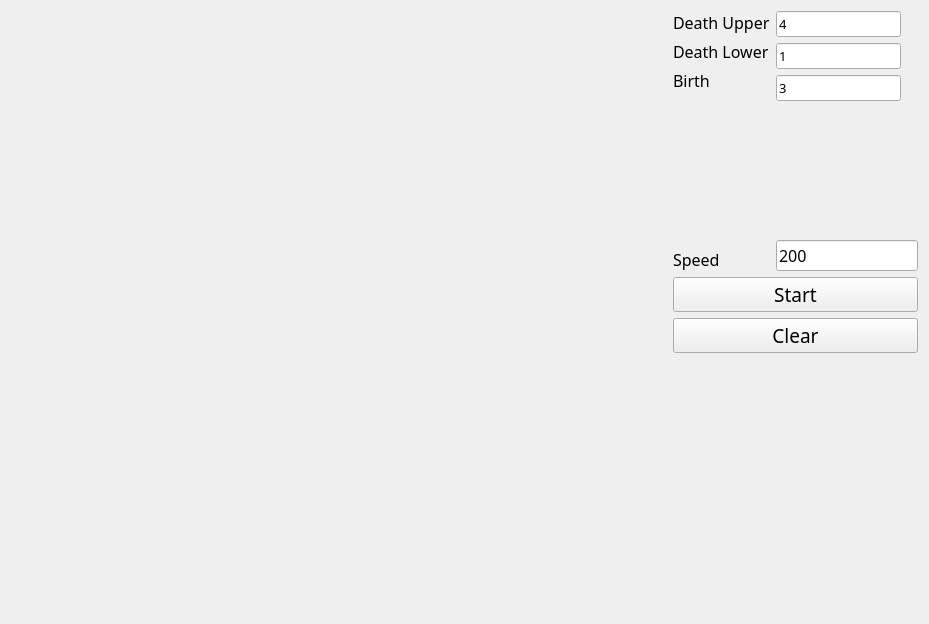
<?xml version="1.0" encoding="UTF-8"?>
<ui version="4.0">
 <class>Widget</class>
 <widget class="QWidget" name="Widget">
  <property name="geometry">
   <rect>
    <x>0</x>
    <y>0</y>
    <width>929</width>
    <height>624</height>
   </rect>
  </property>
  <property name="windowTitle">
   <string>Widget</string>
  </property>
  <property name="layoutDirection">
   <enum>Qt::LeftToRight</enum>
  </property>
  <layout class="QHBoxLayout" name="horizontalLayout_2">
   <item>
    <layout class="QHBoxLayout" name="horizontalLayoutMain">
     <property name="sizeConstraint">
      <enum>QLayout::SetDefaultConstraint</enum>
     </property>
     <item>
      <widget class="MyWidget" name="widget" native="true">
       <property name="sizePolicy">
        <sizepolicy hsizetype="Expanding" vsizetype="Expanding">
         <horstretch>0</horstretch>
         <verstretch>0</verstretch>
        </sizepolicy>
       </property>
       <property name="minimumSize">
        <size>
         <width>600</width>
         <height>600</height>
        </size>
       </property>
      </widget>
     </item>
     <item>
      <layout class="QVBoxLayout" name="verticalLayout3">
       <item>
        <layout class="QHBoxLayout" name="horizontalLayout1">
         <item>
          <layout class="QVBoxLayout" name="verticalLayout1">
           <item>
            <widget class="QLabel" name="labelDeathUp">
             <property name="font">
              <font>
               <family>微软雅黑</family>
               <pointsize>12</pointsize>
               <weight>50</weight>
               <bold>false</bold>
              </font>
             </property>
             <property name="text">
              <string>Death Upper</string>
             </property>
            </widget>
           </item>
           <item>
            <widget class="QLabel" name="labelDeathLow">
             <property name="font">
              <font>
               <family>微软雅黑</family>
               <pointsize>12</pointsize>
              </font>
             </property>
             <property name="text">
              <string>Death Lower</string>
             </property>
            </widget>
           </item>
           <item>
            <widget class="QLabel" name="labelBirth">
             <property name="font">
              <font>
               <family>微软雅黑</family>
               <pointsize>12</pointsize>
              </font>
             </property>
             <property name="text">
              <string>Birth</string>
             </property>
            </widget>
           </item>
           <item>
            <spacer name="verticalSpacer1">
             <property name="orientation">
              <enum>Qt::Vertical</enum>
             </property>
             <property name="sizeType">
              <enum>QSizePolicy::Expanding</enum>
             </property>
             <property name="sizeHint" stdset="0">
              <size>
               <width>20</width>
               <height>40</height>
              </size>
             </property>
            </spacer>
           </item>
           <item>
            <widget class="QLabel" name="labelSpeed">
             <property name="font">
              <font>
               <family>微软雅黑</family>
               <pointsize>12</pointsize>
              </font>
             </property>
             <property name="text">
              <string>Speed</string>
             </property>
            </widget>
           </item>
          </layout>
         </item>
         <item>
          <layout class="QVBoxLayout" name="verticalLayout2">
           <item>
            <widget class="QLineEdit" name="lineEditDeathUp">
             <property name="enabled">
              <bool>true</bool>
             </property>
             <property name="sizePolicy">
              <sizepolicy hsizetype="Fixed" vsizetype="Fixed">
               <horstretch>0</horstretch>
               <verstretch>0</verstretch>
              </sizepolicy>
             </property>
             <property name="font">
              <font>
               <family>微软雅黑</family>
               <pointsize>10</pointsize>
              </font>
             </property>
             <property name="text">
              <string>4</string>
             </property>
            </widget>
           </item>
           <item>
            <widget class="QLineEdit" name="lineEditDeathLow">
             <property name="sizePolicy">
              <sizepolicy hsizetype="Fixed" vsizetype="Fixed">
               <horstretch>0</horstretch>
               <verstretch>0</verstretch>
              </sizepolicy>
             </property>
             <property name="font">
              <font>
               <family>微软雅黑</family>
               <pointsize>10</pointsize>
              </font>
             </property>
             <property name="text">
              <string>1</string>
             </property>
            </widget>
           </item>
           <item>
            <widget class="QLineEdit" name="lineEditBirth">
             <property name="sizePolicy">
              <sizepolicy hsizetype="Fixed" vsizetype="Fixed">
               <horstretch>0</horstretch>
               <verstretch>0</verstretch>
              </sizepolicy>
             </property>
             <property name="font">
              <font>
               <family>微软雅黑</family>
               <pointsize>10</pointsize>
              </font>
             </property>
             <property name="text">
              <string>3</string>
             </property>
            </widget>
           </item>
           <item>
            <spacer name="verticalSpacer2">
             <property name="orientation">
              <enum>Qt::Vertical</enum>
             </property>
             <property name="sizeType">
              <enum>QSizePolicy::Expanding</enum>
             </property>
             <property name="sizeHint" stdset="0">
              <size>
               <width>20</width>
               <height>40</height>
              </size>
             </property>
            </spacer>
           </item>
           <item>
            <widget class="QLineEdit" name="lineEditSpeed">
             <property name="sizePolicy">
              <sizepolicy hsizetype="Fixed" vsizetype="Fixed">
               <horstretch>0</horstretch>
               <verstretch>0</verstretch>
              </sizepolicy>
             </property>
             <property name="font">
              <font>
               <family>微软雅黑</family>
               <pointsize>12</pointsize>
              </font>
             </property>
             <property name="text">
              <string>200</string>
             </property>
            </widget>
           </item>
          </layout>
         </item>
        </layout>
       </item>
       <item>
        <widget class="QPushButton" name="pushButton">
         <property name="font">
          <font>
           <family>微软雅黑</family>
           <pointsize>14</pointsize>
          </font>
         </property>
         <property name="text">
          <string>Start</string>
         </property>
        </widget>
       </item>
       <item>
        <widget class="QPushButton" name="pushButtonClear">
         <property name="font">
          <font>
           <family>微软雅黑</family>
           <pointsize>14</pointsize>
          </font>
         </property>
         <property name="text">
          <string>Clear</string>
         </property>
        </widget>
       </item>
       <item>
        <spacer name="verticalSpacer3">
         <property name="orientation">
          <enum>Qt::Vertical</enum>
         </property>
         <property name="sizeType">
          <enum>QSizePolicy::Expanding</enum>
         </property>
         <property name="sizeHint" stdset="0">
          <size>
           <width>20</width>
           <height>40</height>
          </size>
         </property>
        </spacer>
       </item>
      </layout>
     </item>
    </layout>
   </item>
  </layout>
 </widget>
 <layoutdefault spacing="6" margin="11"/>
 <customwidgets>
  <customwidget>
   <class>MyWidget</class>
   <extends>QWidget</extends>
   <header>widget.h</header>
   <container>1</container>
  </customwidget>
 </customwidgets>
 <resources/>
 <connections/>
</ui>
